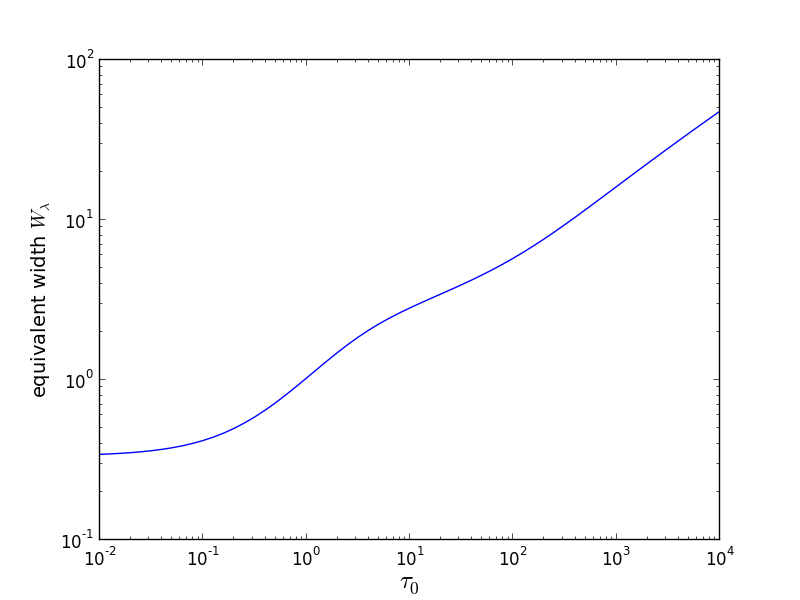

The Python source for this figure:
from numpy import *
import matplotlib.pyplot as plt
from matplotlib import rc
rc('font',**{'family':'sherif'})

def voigt(a,u):
	lamd = 1.
	return 1/(lamd*sqrt(pi))*(exp(-u**2) + a/(sqrt(pi)*u**2))

def planck(T, wav):
	h = 6.62607E-27 #Planck constant
	c = 2.99792E10
	k = 1.380658E-16
	b = ((2.*h*c**2)/wav**5)*1/(exp( h*c/(wav*k*T) )-1)
	return b




## 3.4 The equivalent with of spectral lines

def profile(a,tau0,u):
	Ts = 5700.
	T1 = 4200.
	wav = 5000.0e-8
	intensity = zeros(u.size)
	usize = u.size
	for i in range(usize):
		tau = tau0 * voigt(a,u[i])
		intensity[i] = planck(Ts,wav)*exp(-tau) + planck(T1,wav)*(1.-exp(-tau))
	return intensity

#Checking the profile
u = arange(-200,200.4,0.4)
a = 0.1
tau0 = 1.0e2
intensity = profile(a,tau0,u)

plt.plot(u,intensity)
plt.xlabel('u', size=14)
plt.ylabel('Intensity', size=12)

plt.show()

#relative
reldepth = (intensity[0]-intensity)/intensity[0]
plt.plot(u,reldepth)
plt.xlabel('u', size=14)
plt.ylabel(r'equivalent width $W_{\lambda}$', size=14)

eqw = sum(reldepth)*0.4
print eqw
plt.show()




## 3.5 The curve of growth

tau0 = logspace(-2,4,61)
eqw = zeros(tau0.size)

for i in range(61):
	intensity = profile(a,tau0[i],u)
	reldepth = (intensity[0] - intensity) / intensity[0]
	eqw[i] = sum(reldepth)*0.4

plt.plot(tau0,eqw)
plt.xlabel(r'$\tau_0$', size=18)
plt.ylabel(r'equivalent width $W_{\lambda}$', size=14)
plt.xscale('log')
plt.yscale('log')
plt.show()
